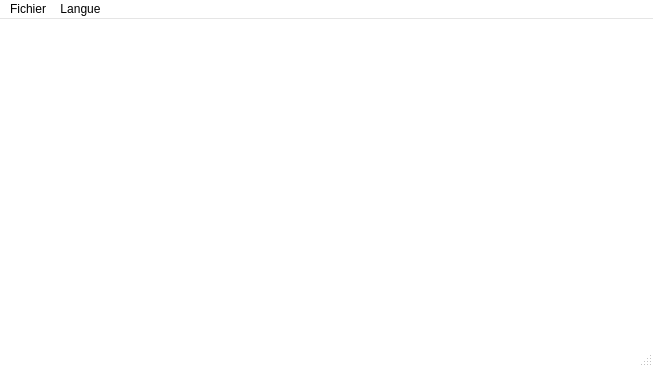
<?xml version="1.0" encoding="UTF-8"?>
<ui version="4.0">
 <class>MainWindow</class>
 <widget class="QMainWindow" name="MainWindow">
  <property name="geometry">
   <rect>
    <x>0</x>
    <y>0</y>
    <width>653</width>
    <height>367</height>
   </rect>
  </property>
  <property name="palette">
   <palette>
    <active>
     <colorrole role="Window">
      <brush brushstyle="SolidPattern">
       <color alpha="255">
        <red>255</red>
        <green>255</green>
        <blue>255</blue>
       </color>
      </brush>
     </colorrole>
    </active>
    <inactive>
     <colorrole role="Window">
      <brush brushstyle="SolidPattern">
       <color alpha="255">
        <red>255</red>
        <green>255</green>
        <blue>255</blue>
       </color>
      </brush>
     </colorrole>
    </inactive>
    <disabled>
     <colorrole role="Window">
      <brush brushstyle="SolidPattern">
       <color alpha="255">
        <red>240</red>
        <green>240</green>
        <blue>240</blue>
       </color>
      </brush>
     </colorrole>
    </disabled>
   </palette>
  </property>
  <property name="windowTitle">
   <string>MainWindow</string>
  </property>
  <widget class="QWidget" name="centralwidget"/>
  <widget class="QMenuBar" name="menubar">
   <property name="geometry">
    <rect>
     <x>0</x>
     <y>0</y>
     <width>653</width>
     <height>21</height>
    </rect>
   </property>
   <widget class="QMenu" name="menuFichier">
    <property name="title">
     <string>Fichier</string>
    </property>
    <widget class="QMenu" name="menuImportation">
     <property name="title">
      <string>Importation</string>
     </property>
     <addaction name="actionParam_tres"/>
     <addaction name="actionR_sultats_2"/>
    </widget>
    <widget class="QMenu" name="menuExportation">
     <property name="title">
      <string>Exportation</string>
     </property>
     <addaction name="actionParam_tres_2"/>
     <addaction name="actionR_sultats_3"/>
    </widget>
    <addaction name="menuImportation"/>
    <addaction name="menuExportation"/>
    <addaction name="separator"/>
    <addaction name="actionQuitter"/>
   </widget>
   <widget class="QMenu" name="menuLangue">
    <property name="title">
     <string>Langue</string>
    </property>
    <addaction name="actionFran_ais"/>
    <addaction name="actionEnglish"/>
   </widget>
   <addaction name="menuFichier"/>
   <addaction name="menuLangue"/>
  </widget>
  <widget class="QStatusBar" name="statusbar"/>
  <action name="actionR_sultats">
   <property name="text">
    <string>Importation</string>
   </property>
  </action>
  <action name="actionParam_tres">
   <property name="text">
    <string>Paramètres</string>
   </property>
  </action>
  <action name="actionR_sultats_2">
   <property name="text">
    <string>Résultats</string>
   </property>
  </action>
  <action name="actionQuitter">
   <property name="text">
    <string>Quitter</string>
   </property>
  </action>
  <action name="actionParam_tres_2">
   <property name="text">
    <string>Paramètres</string>
   </property>
  </action>
  <action name="actionR_sultats_3">
   <property name="enabled">
    <bool>false</bool>
   </property>
   <property name="text">
    <string>Résultats</string>
   </property>
  </action>
  <action name="actionFran_ais">
   <property name="checkable">
    <bool>false</bool>
   </property>
   <property name="icon">
    <iconset resource="src/icons.qrc">
     <normaloff>:/icons/fr_flag.ico</normaloff>:/icons/fr_flag.ico</iconset>
   </property>
   <property name="text">
    <string>Français</string>
   </property>
  </action>
  <action name="actionEnglish">
   <property name="checkable">
    <bool>false</bool>
   </property>
   <property name="icon">
    <iconset resource="src/icons.qrc">
     <normaloff>:/icons/flag_en.ico</normaloff>:/icons/flag_en.ico</iconset>
   </property>
   <property name="text">
    <string>English</string>
   </property>
  </action>
 </widget>
 <resources>
  <include location="src/icons.qrc"/>
 </resources>
 <connections/>
</ui>
